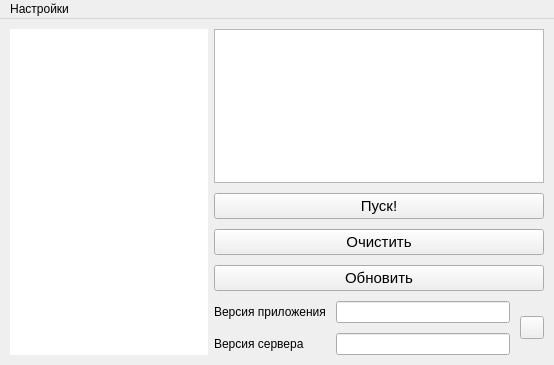
<?xml version="1.0" encoding="UTF-8"?>
<ui version="4.0">
 <class>MainForm</class>
 <widget class="QMainWindow" name="MainForm">
  <property name="geometry">
   <rect>
    <x>0</x>
    <y>0</y>
    <width>554</width>
    <height>365</height>
   </rect>
  </property>
  <property name="windowTitle">
   <string>Программа</string>
  </property>
  <property name="windowIcon">
   <iconset>
    <normaloff>ico_f.png</normaloff>ico_f.png</iconset>
  </property>
  <widget class="QWidget" name="centralwidget">
   <layout class="QHBoxLayout" name="horizontalLayout" stretch="3,5">
    <property name="spacing">
     <number>6</number>
    </property>
    <property name="leftMargin">
     <number>10</number>
    </property>
    <property name="topMargin">
     <number>10</number>
    </property>
    <property name="rightMargin">
     <number>10</number>
    </property>
    <property name="bottomMargin">
     <number>10</number>
    </property>
    <item>
     <widget class="QTableWidget" name="table_hosts">
      <property name="enabled">
       <bool>true</bool>
      </property>
      <property name="frameShape">
       <enum>QFrame::NoFrame</enum>
      </property>
      <property name="editTriggers">
       <set>QAbstractItemView::NoEditTriggers</set>
      </property>
      <property name="showGrid">
       <bool>false</bool>
      </property>
      <attribute name="horizontalHeaderVisible">
       <bool>false</bool>
      </attribute>
      <attribute name="horizontalHeaderMinimumSectionSize">
       <number>150</number>
      </attribute>
      <attribute name="verticalHeaderVisible">
       <bool>false</bool>
      </attribute>
     </widget>
    </item>
    <item>
     <layout class="QVBoxLayout" name="verticalLayout">
      <property name="spacing">
       <number>10</number>
      </property>
      <item>
       <widget class="QPlainTextEdit" name="log_text">
        <property name="enabled">
         <bool>true</bool>
        </property>
        <property name="readOnly">
         <bool>true</bool>
        </property>
       </widget>
      </item>
      <item>
       <widget class="QPushButton" name="run_button">
        <property name="font">
         <font>
          <pointsize>11</pointsize>
         </font>
        </property>
        <property name="text">
         <string>Пуск!</string>
        </property>
       </widget>
      </item>
      <item>
       <widget class="QPushButton" name="clear_log_button">
        <property name="font">
         <font>
          <pointsize>11</pointsize>
         </font>
        </property>
        <property name="text">
         <string>Очистить</string>
        </property>
       </widget>
      </item>
      <item>
       <widget class="QPushButton" name="update_files_button">
        <property name="font">
         <font>
          <pointsize>11</pointsize>
         </font>
        </property>
        <property name="text">
         <string>Обновить</string>
        </property>
       </widget>
      </item>
      <item>
       <layout class="QHBoxLayout" name="horizontalLayout_2" stretch="0,0">
        <item>
         <layout class="QFormLayout" name="formLayout">
          <item row="0" column="0">
           <widget class="QLabel" name="label_2">
            <property name="text">
             <string>Версия приложения</string>
            </property>
           </widget>
          </item>
          <item row="0" column="1">
           <widget class="QLineEdit" name="app_ver_edit">
            <property name="readOnly">
             <bool>true</bool>
            </property>
           </widget>
          </item>
          <item row="2" column="0">
           <widget class="QLabel" name="label">
            <property name="text">
             <string>Версия сервера</string>
            </property>
           </widget>
          </item>
          <item row="2" column="1">
           <widget class="QLineEdit" name="serv_ver_edit">
            <property name="readOnly">
             <bool>true</bool>
            </property>
           </widget>
          </item>
         </layout>
        </item>
        <item>
         <widget class="QToolButton" name="refresh_version_button">
          <property name="text">
           <string/>
          </property>
          <property name="icon">
           <iconset>
            <normaloff>ico.png</normaloff>ico.png</iconset>
          </property>
          <property name="popupMode">
           <enum>QToolButton::DelayedPopup</enum>
          </property>
         </widget>
        </item>
       </layout>
      </item>
     </layout>
    </item>
   </layout>
  </widget>
  <widget class="QMenuBar" name="menubar">
   <property name="geometry">
    <rect>
     <x>0</x>
     <y>0</y>
     <width>554</width>
     <height>21</height>
    </rect>
   </property>
   <widget class="QMenu" name="menu">
    <property name="title">
     <string>Настройки</string>
    </property>
    <addaction name="path_action"/>
    <addaction name="copy_file_action"/>
   </widget>
   <addaction name="menu"/>
  </widget>
  <action name="path_action">
   <property name="text">
    <string>Пути к файлам</string>
   </property>
  </action>
  <action name="copy_file_action">
   <property name="text">
    <string>Файлы для копирования</string>
   </property>
  </action>
 </widget>
 <resources/>
 <connections/>
</ui>
